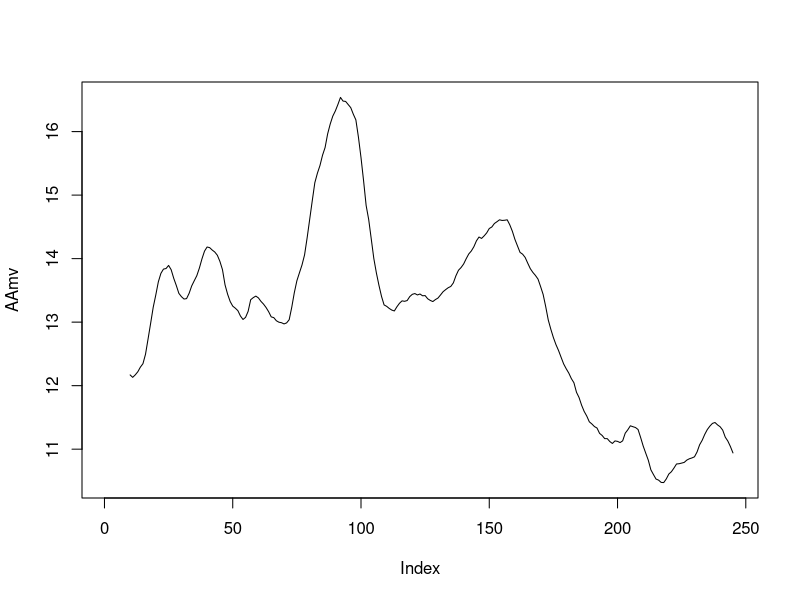
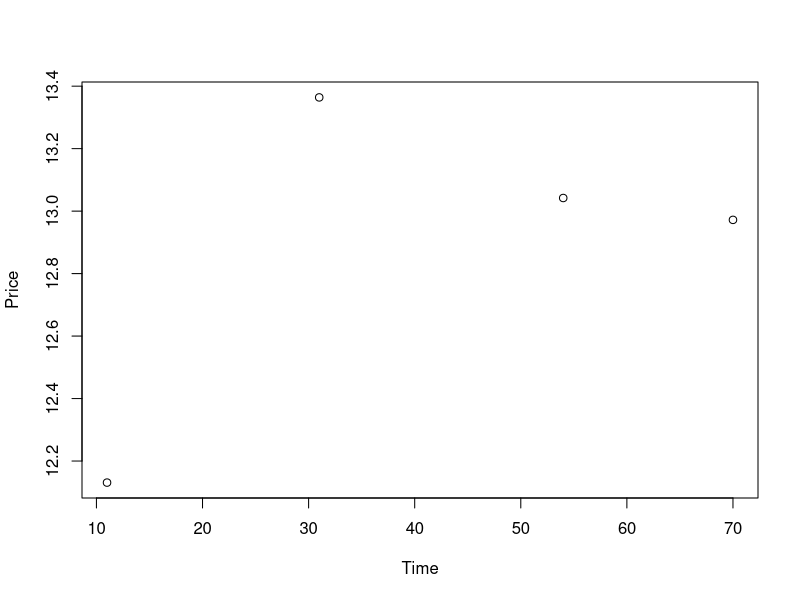
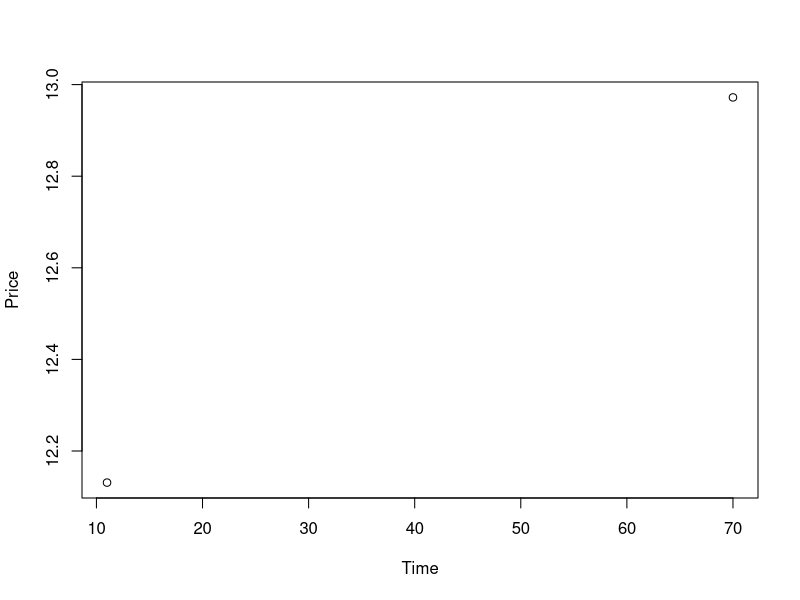
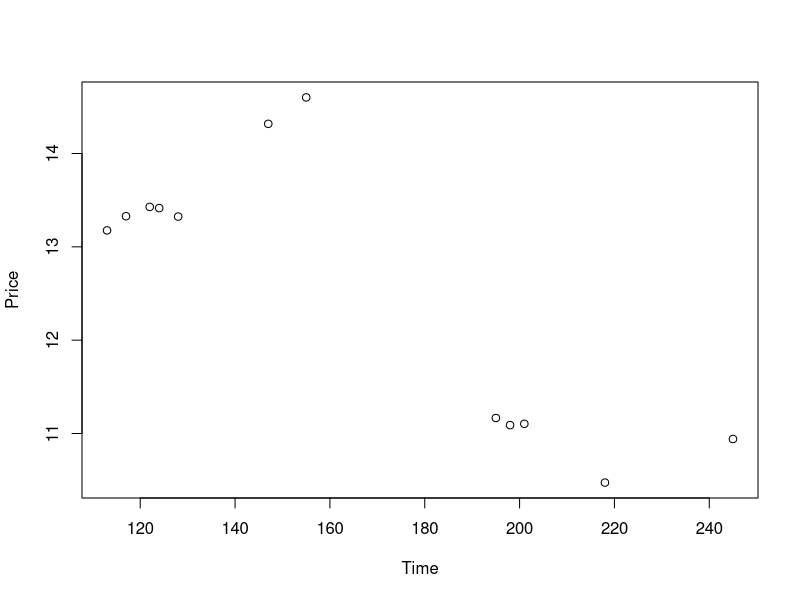
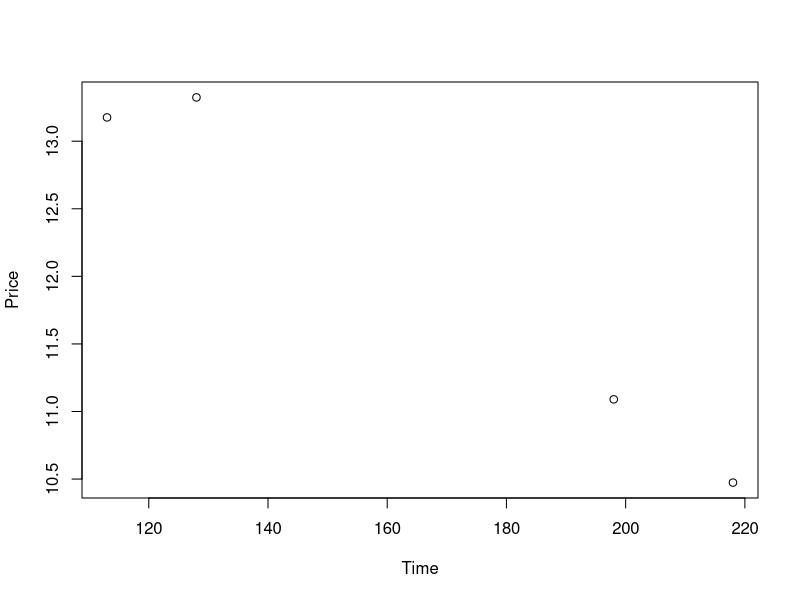
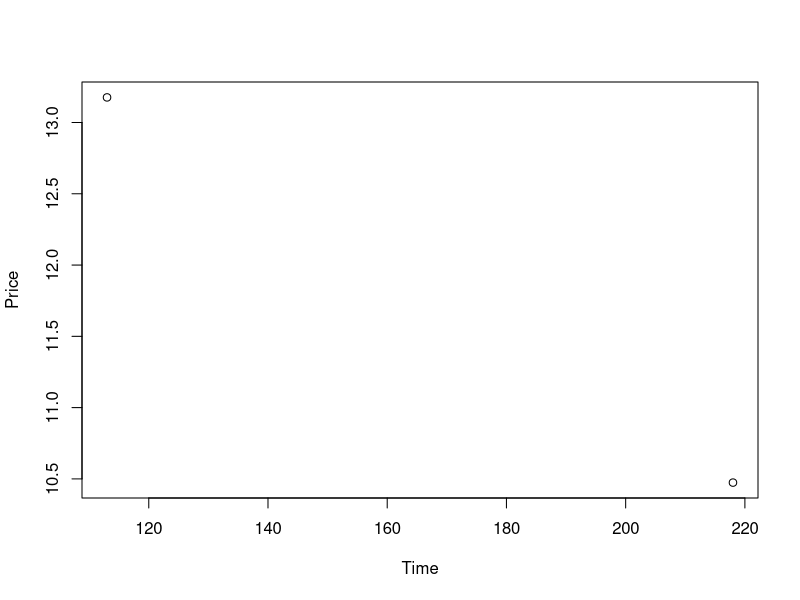
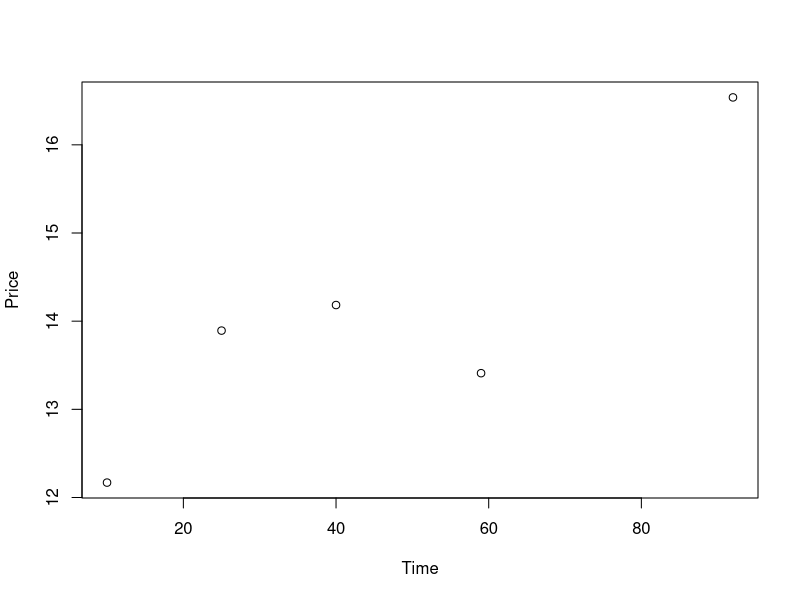
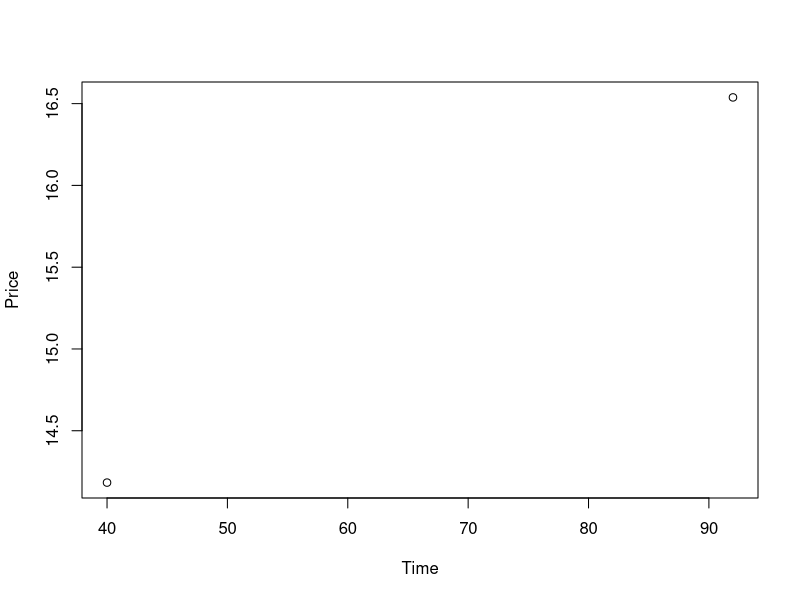

Generate these figures, in order, with R:
# @author: Yi Rong
# update on 12/29/20
# Head-shoulder Pattern Identification


library(xts)
library(quantmod)
library(TTR)

Data <- read.csv(file = "AA.csv")
AA <- subset(Data, Ticker == "AA") 
AAts <- data.frame(Price = AA[, "Close"])
AAmv <- runMean(AAts, n = 10)
plot(AAmv, type = "l")
AAmv <- cbind(Time = c(1 : length(AAmv)), AAmv)

E3 <- which.max(AAmv[,2])
AAmv[E3, ]
# Time Price
# 92   92 17.45 This is E3

EtrMin <- function(Series){
  Min <- data.frame(Time = c(NA), Price = c(NA))
  if(Series[1, 2] < Series[2, 2]){
    Min <- rbind(Min, Series[1, ])
  }
  for(i in 2 : (nrow(Series) - 1)){
    if((Series[i, 2] <= Series[i - 1, 2]) & (Series[i, 2] <= Series[i + 1, 2])){
      Min <- rbind(Min, Series[i, ])
    }
  }
  if(Series[nrow(Series), 2] < Series[(nrow(Series) - 1), 2]){
    Min <- rbind(Min, Series[nrow(Series), ])
  }
  return(Min)
}

AAmv1 <- AAmv[10 : 92, ]
Min1 <- EtrMin(AAmv1)
plot(Min1)

Min2 <- EtrMin(Min1[-1, ])
plot(Min2)
Min2
#   Time  Price
# 1   NA     NA
# 2   11 12.131 
# 5   70 12.972 This is E1

AAmv2 <- AAmv[92 : NROW(AAmv), ]
Min1 <- EtrMin(AAmv2)
plot(Min1)

Min2 <- EtrMin(Min1[-1, ])
plot(Min2)
Min2

Min3 <- EtrMin(Min2[-1, ])
plot(Min3)
Min3
#    Time  Price
# 1    NA     NA
# 2   113 13.176 This is E2
# 12  218 10.474

((12.972 + 13.176) / 2) * 1.015
# [1] 13.27011 upper bound
((12.972 + 13.176) / 2) * 0.985
# [1] 12.87789 lower bound
# E2 and E4 are in the 1.5 percentage range of their average

EtrMax <- function(Series){
  Max <- data.frame(Time = c(NA), Price = c(NA))
  if(Series[1, 2] > Series[2, 2]){
    Max <- rbind(Max, Series[1, ])
  }
  for(i in 2 : (nrow(Series) - 1)){
    if((Series[i, 2] >= Series[i - 1, 2]) & (Series[i, 2] >= Series[i + 1, 2])){
      Max <- rbind(Max, Series[i, ])
    }
  }
  if(Series[nrow(Series), 2] > Series[nrow(Series) - 1, 2]){
    Max <- rbind(Max, Series[nrow(Series), ])
  }
  return(Max)
}


Max1 <- EtrMax(AAmv1)
plot(Max1)

Max2 <- EtrMax(Max1[-1, ])
plot(Max2)
Max2
#   Time  Price
# 1   NA     NA
# 4   40 14.183 This is E1
# 6   92 16.538 This is E3

Max1 <- EtrMax(AAmv2)
plot(Max1)

Max2 <- EtrMax(Max1[-1, ])
plot(Max2)

Max3 <- EtrMax(Max2[-1, ])
plot(Max3)
Max3
#   Time  Price
# 1   NA     NA
# 2   92 16.538 This is E3
# 8  154 14.611 This is E5
# 9  157 14.611 This is also E5. They are the same, so take the first one.

((14.183 + 14.611) / 2) * 1.015
# [1] 14.61295 upper bound
((14.183 + 14.611) / 2) * 0.985
# [1] 14.18104 lower bound
# E1 and E5 are in the 1.5 percentage range of their average

# Show the result in a figure:
plot(AAmv[,2], ylim = c(10, 17), type = "l")
points(40, 14.183, col = "red")
text(40, 14.183, pos = 3, "E1")
points(70, 12.972, col = "red")
text(70, 12.972, pos = 1, "E2")
points(92, 16.538, col = "red")
text(92, 16.538, pos = 3, "E3")
points(113, 13.176, col = "red")
text(113, 13.176, pos = 1, "E4")
points(154, 14.611, col = "red")
text(154, 14.611, pos = 3, "E5")


# The neckline can be computed by E2 and E4:
slope <- (12.972 - 13.176) / (70 - 113)
intercept <- 12.972 - 70 * slope
abline(intercept, slope, col = "red")

x <- 1 : 245
NkValue <- slope * x + intercept

# Distance between E3 and neckline
Distance <- 16.538 - NkValue[92] 

which(AAmv[, 2] < NkValue)
# 171 is the first time that price drops below neckine.
AA[171, ]
# 2010-05-05


PriceObj <- NkValue[171] - Distance
# Hence price objective is 9.99





